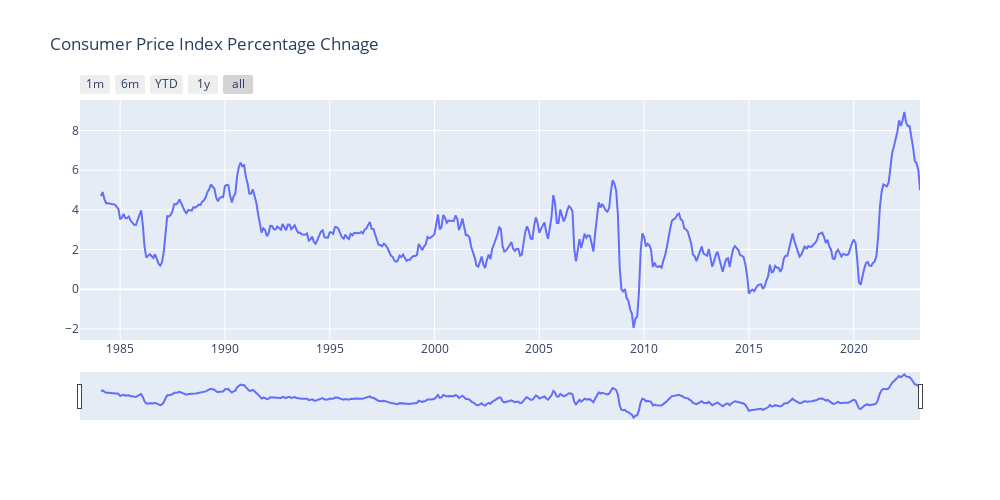

Notebook code for this chart:
### Code cell
# Plot percentage
df['pct-change'] =df.CPI.pct_change(periods=12)*100
plotly_plot(df,df.index, df['pct-change'], 'Consumer Price Index Percentage Chnage', 1000, 500)

### Figure 1 — Plotly figure (JSON) as saved in the notebook; plotly's stock layout.template omitted (floating-point values rounded to 4 significant figures; data arrays with more than 128 entries replaced by an {"elided": "..."} marker saying what was removed)
{"data": [{"type": "scatter", "x": {"elided": "482 str values"}, "y": {"elided": "482 float values"}}], "layout": {"height": 500, "title": {"text": "Consumer Price Index Percentage Chnage"}, "width": 1000, "xaxis": {"rangeselector": {"buttons": [{"count": 1, "label": "1m", "step": "month", "stepmode": "backward"}, {"count": 6, "label": "6m", "step": "month", "stepmode": "backward"}, {"count": 1, "label": "YTD", "step": "year", "stepmode": "todate"}, {"count": 1, "label": "1y", "step": "year", "stepmode": "backward"}, {"step": "all"}]}, "rangeslider": {"visible": true}, "type": "date"}}}
